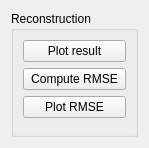
<?xml version="1.0" encoding="UTF-8"?>
<ui version="4.0">
 <class>Form</class>
 <widget class="QWidget" name="Form">
  <property name="geometry">
   <rect>
    <x>0</x>
    <y>0</y>
    <width>149</width>
    <height>148</height>
   </rect>
  </property>
  <property name="windowTitle">
   <string>Form</string>
  </property>
  <layout class="QGridLayout" name="gridLayout">
   <item row="0" column="0">
    <widget class="QGroupBox" name="groupBox">
     <property name="title">
      <string>Reconstruction</string>
     </property>
     <layout class="QVBoxLayout" name="verticalLayout">
      <item>
       <widget class="QPushButton" name="pushButton">
        <property name="text">
         <string>Plot result</string>
        </property>
       </widget>
      </item>
      <item>
       <widget class="QPushButton" name="pushButton_2">
        <property name="text">
         <string>Compute RMSE</string>
        </property>
       </widget>
      </item>
      <item>
       <widget class="QPushButton" name="pushButton_3">
        <property name="text">
         <string>Plot RMSE</string>
        </property>
        <property name="checkable">
         <bool>true</bool>
        </property>
       </widget>
      </item>
      <item>
       <spacer name="verticalSpacer">
        <property name="orientation">
         <enum>Qt::Vertical</enum>
        </property>
        <property name="sizeHint" stdset="0">
         <size>
          <width>20</width>
          <height>40</height>
         </size>
        </property>
       </spacer>
      </item>
     </layout>
    </widget>
   </item>
  </layout>
 </widget>
 <resources/>
 <connections/>
</ui>
